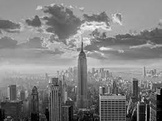
#> input picture photos/grey1.jpeg, 162 x 121 px, shrunk from 260 x 194 before the run
$ python hist_calc.py   (older library calls are emulated)
#> lines starting #> are read from the running program, lines starting #| are printed output that depends on the picture
#https://pyimagesearch.com/2021/04/28/opencv-image-histograms-cv2-calchist/
#https://prateekvjoshi.com/2013/11/22/histogram-equalization-of-rgb-images/#:~:text=Histogram%20equalization%20is%20applicable%20to,it%20wouldn't%20make%20sense.
#https://pyimagesearch.com/2021/02/08/histogram-matching-with-opencv-scikit-image-and-python/
from matplotlib import pyplot as plt
import cv2
import imutils
import numpy as np
from skimage import exposure

g_img = cv2.imread('../photos/grey1.jpeg', 0)
#> g_img is the input picture: shape (121, 162); min 0, max 252, mean 128.3
rgb_img = cv2.imread('../photos/italy.jpg')
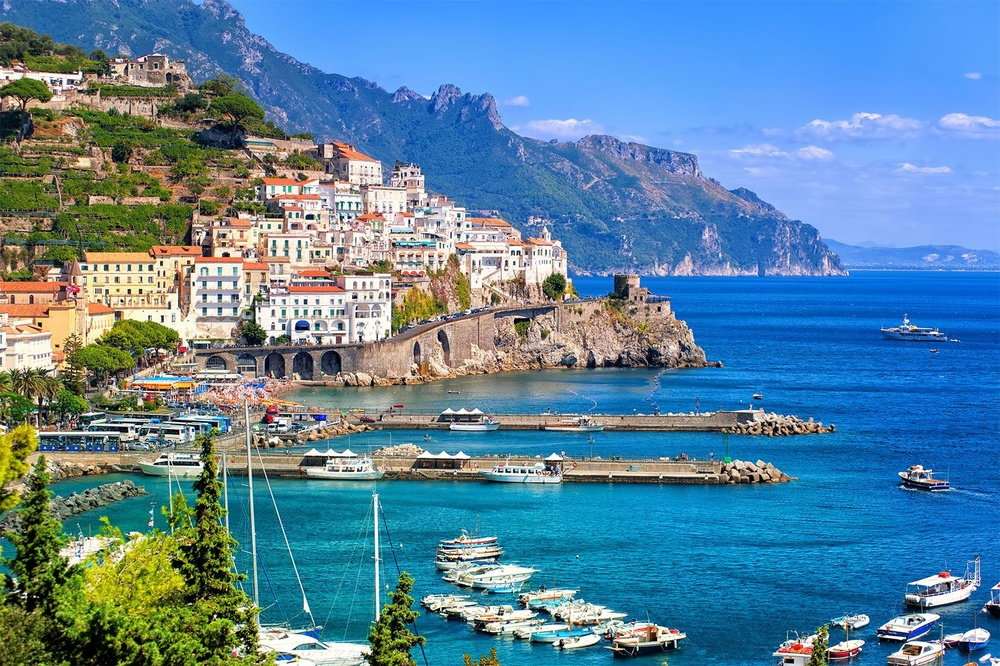
#> input picture photos/italy.jpg, 1000 x 666 px, shrunk from 1600 x 1065 before the run
#> rgb_img is the input picture: shape (666, 1000, 3); mean B, G, R 158.8, 132, 89.3
ref_pic = cv2.imread('../photos/red_hist.jpg')
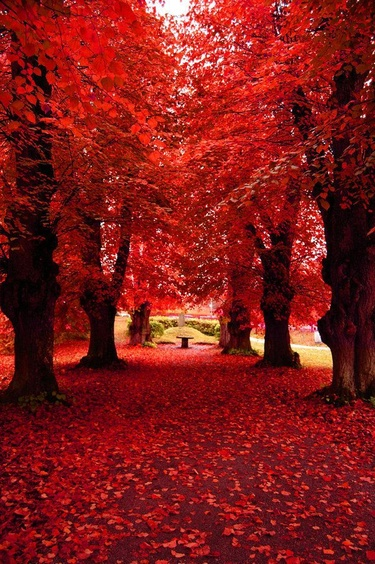
#> input picture photos/red_hist.jpg, 375 x 564 px, shrunk from 600 x 902 before the run
#> ref_pic is the input picture: shape (564, 375, 3); mean B, G, R 24.7, 26.3, 127.6

# [28 lines left out: function grey_hist, not called in this run]


def d2_bgr(image):
	# split the image into its respective channels, then initialize the
	# tuple of channel names along with our figure for plotting
	chans = cv2.split(image)
	colors = ("b", "g", "r")
	plt.figure()
	plt.title("'Flattened' Color Histogram")
	plt.xlabel("Bins")
	plt.ylabel("# of Pixels")

	# loop over the image channels
	for (chan, color) in zip(chans, colors):
		# create a histogram for the current channel and plot it
		hist = cv2.calcHist([chan], [0], None, [256], [0, 256])
		plt.plot(hist, color=color)
		plt.xlim([0, 256])
#> this loop made 3 passes
#> color on passes 1 to 3: 'b', 'g', 'r'
		# plt.ylim([0, 50000])
		# create a new figure and then plot a 2D color histogram for the


	# display the original input image
	plt.figure()
	plt.axis("off")
	plt.imshow(imutils.opencv2matplotlib(image))
	# show our plots
	plt.show()
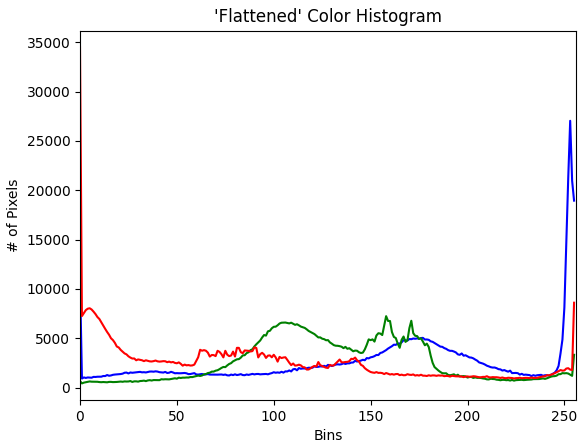
#> figure drawn by matplotlib, 1 panel; curve peaks at x = 253, y = 27032; curve peaks at x = 158, y = 7234; curve peaks at x = 0, y = 34470

# [49 lines left out: functions grey_balancing, rgb_balancing, hist_matching, not called in this run]

# grey_hist(g_img)
d2_bgr(rgb_img)
# grey_balancing(g_img)
# rgb_balancing(rgb_img)
# hist_matching(rgb_img, ref_pic)
